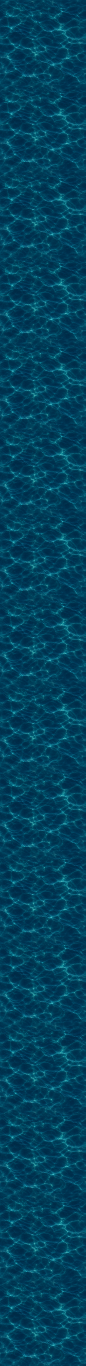
#> input picture minecraft/water-caustics-preview-strip.png, 256 x 4096 px, given in place of stone.png, which was not available (shown at 1/3 size)
$ python prepare_interface.py
#> lines starting #> are read from the running program, lines starting #| are printed output that depends on the picture
### minecraft/tools/prepare_four_interfaces.py
#!/usr/bin/env python3
"""Build eight photo-inspired Bedrock interface styles and integrate them.

Starts with the original photo-inspired assets, adds targeted JSON UI overrides
for classic and pocket layouts, and copies the overlay into the main pack.
The patches modify backgrounds only; the game's slots and controls remain live.
Run this before build_variations.py and build_vibrant_packs.py --textures-only.
"""
from pathlib import Path
import json
import shutil
import zipfile
from PIL import Image, ImageDraw, ImageEnhance, ImageOps
import prepare_interface as base
import prepare_menu_interface as menus

MAIN=Path('minecraft/realistic-dirt')


# [155 lines left out: functions nine_patch_body, make_panel, equipment_icons, write_patch, patch_files, not called in this run]


def main():
    # Use the original reference-derived shapes, states and vanilla metadata.
    base.prepare_assets()
    # Keep an integer 4x resolution: smaller atlas footprint and archive, while
    # retaining vanilla logical base sizes and nine-slice borders unchanged.
    for path in base.UI.glob('*.png'):
        with Image.open(path) as im:
            im.resize((im.width//2, im.height//2),Image.Resampling.LANCZOS).save(path,optimize=True)
    stone=MAIN/'textures/blocks/stone.png'
    wood=MAIN/'textures/blocks/planks_oak.png'
    stone_border=((65,60,56,255),(27,25,24,255),(235,227,215,255),(88,81,76,255),(163,154,142,255),(113,104,95,255))
    wood_border=((49,30,19,255),(30,18,12,255),(231,185,128,255),(101,62,34,255),(170,119,74,255),(81,47,28,255))
    purple_border=((48,36,49,255),(25,20,29,255),(197,175,204,255),(88,67,104,255),(149,129,162,255),(78,59,89,255))
    make_panel('photo_crafting_panel',stone,((183,178,172),(235,229,219)),stone_border)
    make_panel('photo_furnace_panel',stone,((165,163,158),(229,224,215)),stone_border)
    make_panel('photo_chest_panel',wood,((165,126,92),(243,219,186)),wood_border)
    make_panel('photo_enchanting_panel',stone,((177,170,178),(229,225,226)),purple_border)
    make_panel('photo_brewing_panel',stone,((180,175,168),(235,229,218)),stone_border,moss=True)
    make_panel('photo_cartography_panel',wood,((171,129,94),(242,218,184)),wood_border)
    make_panel('photo_loom_panel',wood,((163,123,91),(239,216,187)),wood_border)
    equipment_icons()
    # Preserve all runtime filenames while using a 256-colour palette for
    # low-colour UI sprites: this keeps both large packs under GitHub's limit.
    for name in [*(f'hotbar_{i}' for i in range(9)), 'effect_background']:
        path = base.UI/(name+'.png')
        with Image.open(path) as im:
            im.convert('RGBA').quantize(colors=256, method=Image.Quantize.FASTOCTREE,
                                        dither=Image.Dither.NONE).save(path, optimize=True)
    # The panels have binary alpha. Reserving palette index 255 for their
    # transparent corners leaves up to 255 carefully chosen RGB colours.
    # MEDIANCUT preserves their fine monochromatic grain far better than the
    # alpha-aware fast octree while keeping the archive below the size limit.
    for name in ('crafting','chest','furnace','enchanting','brewing','cartography','loom'):
        path = base.UI/f'photo_{name}_panel.png'
        with Image.open(path) as image:
            rgba=image.convert('RGBA')
        alpha=rgba.getchannel('A')
        if any(alpha.histogram()[1:255]):
            raise ValueError(f'{name}: expected binary alpha for palette encoding')
        indexed=rgba.convert('RGB').quantize(colors=255,method=Image.Quantize.MEDIANCUT,dither=Image.Dither.NONE)
        indexed.paste(255,mask=alpha.point(lambda a:255 if a==0 else 0))
        palette=indexed.getpalette()
        # Quantize may return fewer than 256 palette entries. Allocate the
        # reserved transparent index explicitly or it can load as opaque.
        indexed.putpalette(palette+[0]*(768-len(palette)))
        indexed.save(path,optimize=True,transparency=255)
    patch_files()
    menus.build(write_patch)
    # Both separate and combined distribution use exactly the same UI files.
    for folder in ('textures/ui','ui'):
        shutil.copytree(base.PACK/folder,MAIN/folder,dirs_exist_ok=True)
    with zipfile.ZipFile(base.ARCHIVE,'w',compression=zipfile.ZIP_DEFLATED,compresslevel=9) as z:
        for path in sorted(base.PACK.rglob('*')):
            if path.is_file(): z.write(path,path.relative_to(base.PACK).as_posix())
    print(f'Built {base.ARCHIVE}; copied UI into main pack source')


# [1 lines that do not run on import are left out]

### minecraft/tools/prepare_interface.py
#!/usr/bin/env python3
"""Build the photo-inspired Bedrock interface overlay (Pillow only).

The supplied image is a mock-up, not a set of ready-to-use interface assets.
Extract clean, label-free material samples and redraw scalable borders. We do
not put screenshot text, icons, grids or controls into panel backgrounds.
"""
from pathlib import Path
import json
from PIL import Image, ImageDraw, ImageEnhance, ImageOps

ROOT = Path('minecraft')
REFERENCE = ROOT / 'ui-reference/interface-reference.png'
MASKS = ROOT / 'ui-reference/vanilla'
PACK = ROOT / 'realistic-interface'
UI = PACK / 'textures/ui'
ARCHIVE = ROOT / 'realistic-interface.mcpack'
SCALE = 8


# [6 lines left out: function sample, not called in this run]


def slab(size, light=1.0):
    return sample((248, 145, 311, 168), size, light)


# [118 lines left out: functions rim, write, panel, cell, selected_cell, button and 4 more, not called in this run]
#> in panel, source is the input picture: PIL image 256x4096 RGB; mean R, G, B 2, 66.4, 93.3
#> in panel, `gray = ImageOps.autocontrast(ImageOps.grayscale(source.convert('RGB')))`:
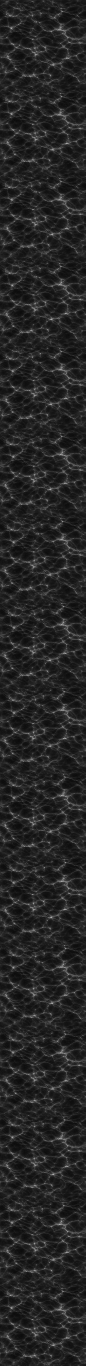
#> gray: PIL image 256x4096 L (shown at 1/3 size); min 0, max 255, mean 37.4
#> in panel, `stone = ImageOps.colorize(gray, (184, 178, 171), (232, 227, 219))`:
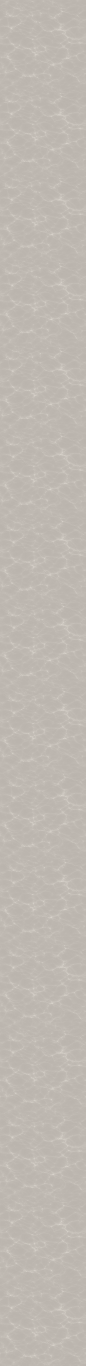
#> stone: PIL image 256x4096 RGB (shown at 1/3 size); mean R, G, B 190.6, 184.7, 177.6
#> in panel, `stone = stone.resize((64, 64), Image.Resampling.LANCZOS).convert('RGBA')`:
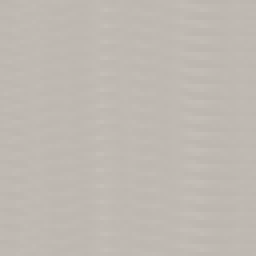
#> stone: PIL image 64x64 RGBA (shown 4 times larger); mean R, G, B, A 190.6, 184.7, 177.6, 255
#> in panel, `im = Image.new('RGBA', (128,128))`: im: PIL image 128x128 RGBA; every value is 0
#> in panel, `rim(im, (72, 65, 61, 255), (30, 28, 27, 255), 5)`:
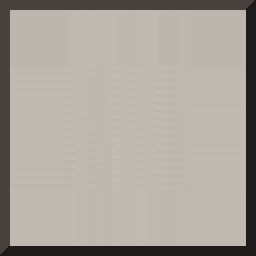
#> im: PIL image 128x128 RGBA (shown 2 times larger); mean R, G, B, A 169.3, 163.6, 157.2, 255
#> in panel, `rim(im, (230, 222, 209, 255), (94, 87, 80, 255), 6, 5)`:
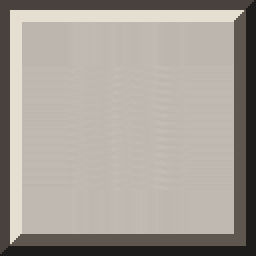
#> im: PIL image 128x128 RGBA (shown 2 times larger); mean R, G, B, A 164.7, 158.7, 151.8, 255
#> in panel, `rim(im, (172, 163, 150, 255), (117, 109, 101, 255), 2, 11)`:
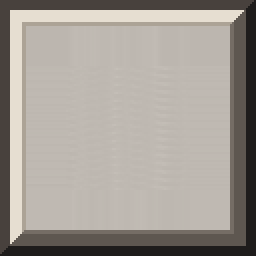
#> im: PIL image 128x128 RGBA (shown 2 times larger); mean R, G, B, A 162.3, 156.2, 149.2, 255
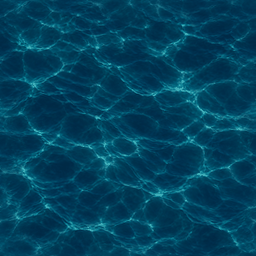
#> input picture minecraft/water-caustics-preview.gif, 256 x 256 px, given in place of dialog_background_opaque.png, which was not available
#> in panel, vanilla is the input picture: PIL image 256x256 P; mean R, G, B 1.9, 66.4, 93.2
#> in panel, `alpha = vanilla.convert('RGBA').getchannel('A').resize((128, 128), Ima..`: alpha: PIL image 128x128 L; every value is 255
    cell('cell_image',1.0)
    cell('cell_image_normal',1.18)
    cell('cell_image_darkgrey',0.85)
    selected_cell()
    # Light buttons use dark labels at rest, white labels on hover and press.
    for name, brightness, light, dark in (
        ('button_borderless_light',1.08,(232,226,216,255),(97,91,86,255)),
        ('button_borderless_lighthover',0.52,(218,207,188,255),(57,53,50,255)),
        ('button_borderless_lightpressed',0.42,(75,68,62,255),(198,185,167,255)),
        ('button_borderless_lightpressednohover',0.42,(75,68,62,255),(198,185,167,255)),
    ):
        button(name,[4,4],1,brightness,light,dark)
    for name, brightness, light, dark in (
        ('classic-button',0.62,(222,213,198,255),(67,61,56,255)),
        ('classic-button-hover',0.80,(246,238,218,255),(96,85,76,255)),
        ('classic-button-pressed',0.46,(93,84,76,255),(217,207,190,255)),
    ):
        button(name,[5,5],2,brightness,light,dark)
    hotbar()
    effect()


def main():
    # The current full build also creates the four screen-specific styles.
    from prepare_four_interfaces import main as build_four
    build_four()


#> (the run stopped early here; a loop or call above may not have finished)
